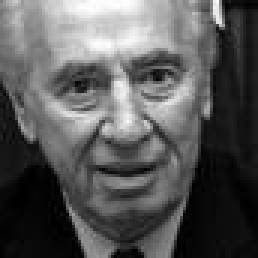
#> input picture VIola_jones_face_detection/FaceImages/1.jpg, 86 x 86 px (shown 3 times larger); its folder holds 4 pictures in this run
$ python Trainer.py
#> lines starting #> are read from the running program, lines starting #| are printed output that depends on the picture
import pickle
from Detector import Detector
import time
import cv2
import os
import numpy as np


def trainv(tv):
    print("started....")
    clf = Detector(T=tv)
    with open('Training.pkl', 'rb') as f:
        train = pickle.load(f)
    clf.training(train, 700, 700)
    eval(clf, train)
    clf.save(str(tv))
    print("Done Amaze bro")


if __name__ == '__main__':


    Data = []
    for filename in os.listdir("./FaceImages/"):
        if filename.endswith(".jpg"):
            img=cv2.imread('./FaceImages/'+filename)
#> img is the input picture: shape (86, 86, 3); min 0, max 255, mean 88.5
            img = cv2.resize(img,dsize=(24,24))
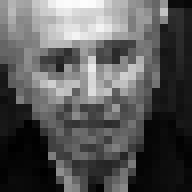
#> img: shape (24, 24, 3) (shown 8 times larger); min 0, max 253, mean 88.6
            img = cv2.cvtColor(img,cv2.COLOR_RGB2GRAY)
#> img: shape (24, 24)
            data = (img,1)
            Data.append(data)
#> pass 2 of the loop `for filename in os.listdir("./FaceImages/"):`:
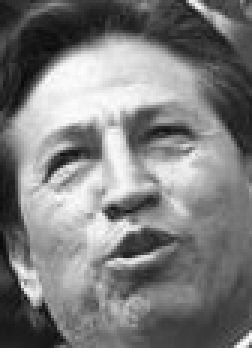
#> input picture VIola_jones_face_detection/FaceImages/112.jpg, 84 x 116 px (shown 3 times larger)
#> img is the input picture: shape (116, 84, 3); min 7, max 253, mean 125.6
#> `img = cv2.resize(img,dsize=(24,24))`:
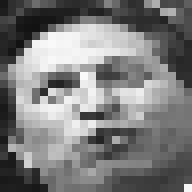
#> img: shape (24, 24, 3) (shown 8 times larger); min 18, max 250, mean 124.8
#> pass 3 of the loop `for filename in os.listdir("./FaceImages/"):`:
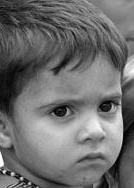
#> input picture VIola_jones_face_detection/FaceImages/12.jpg, 134 x 188 px
#> img is the input picture: shape (188, 134, 3); min 0, max 255, mean 109.9
#> `img = cv2.resize(img,dsize=(24,24))`:
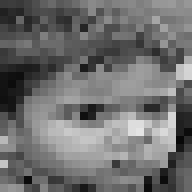
#> img: shape (24, 24, 3) (shown 8 times larger); min 8, max 228, mean 110.4
#> the loop made 4 passes; the first 3 are shown
#> (the run stopped early here; a loop or call above may not have finished)
